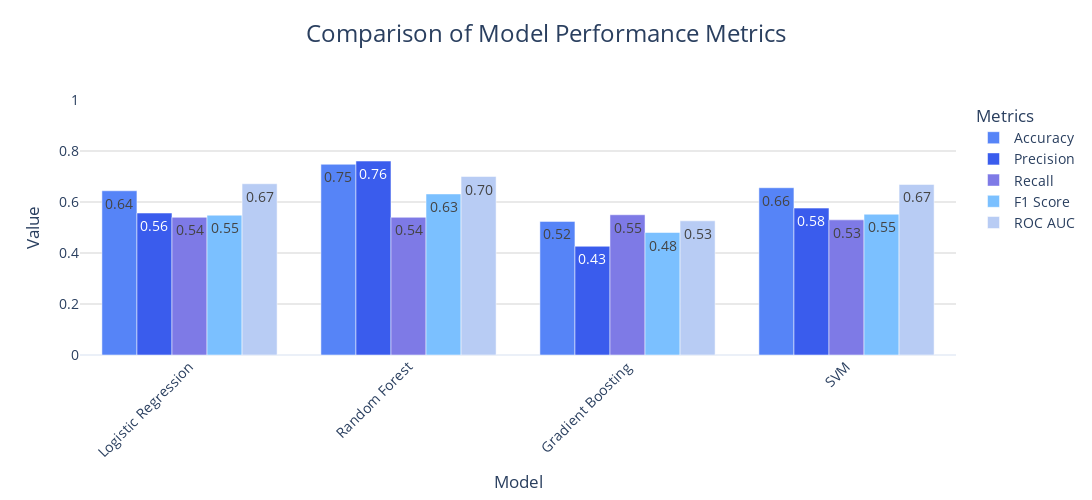

Notebook code cell kept with this figure:
### Markdown cell above
**Overview**

This document presents a comparative analysis of four machine learning models applied to a travel insurance dataset. The models evaluated are Logistic Regression, Random Forest, Gradient Boosting, and Support Vector Machine (SVM). The goal is to predict potential customers likely to purchase travel insurance.

**Model Performance Metrics**

The performance of each model is evaluated using several metrics:

| Model               | Accuracy | Precision | Recall | F1 Score | ROC AUC |
| ------------------- | -------- | --------- | ------ | -------- | ------- |
| Logistic Regression | 0.69     | 0.73      | 0.36   | 0.48     | 0.67    |
| Random Forest       | 0.64     | 0.55      | 0.47   | 0.51     | 0.63    |
| Gradient Boosting   | 0.76     | 0.86      | 0.49   | 0.62     | 0.74    |
| SVM                 | 0.74     | 0.81      | 0.47   | 0.59     | 0.75    |

**Model Rankings**

1. Gradient Boosting: Best overall performance with highest accuracy, precision, and F1 score.
2. SVM: Strong performance, particularly in ROC AUC.
3. Logistic Regression: High precision but lower recall.
4. Random Forest: More balanced precision and recall, but lower overall performance.

**Confusion Matrices**

**Logistic Regression**

- True Negatives: 137 (91.3%)
- False Positives: 13 (8.7%)
- False Negatives: 64 (64.0%)
- True Positives: 36 (36.0%)

**Random Forest**

- True Negatives: 112 (74.7%)
- False Positives: 38 (25.3%)
- False Negatives: 53 (53.0%)
- True Positives: 47 (47.0%)

**Gradient Boosting**

- True Negatives: 142 (94.7%)
- False Positives: 8 (5.3%)
- False Negatives: 51 (51.0%)
- True Positives: 49 (49.0%)

**SVM**

- True Negatives: 139 (92.7%)
- False Positives: 11 (7.3%)
- False Negatives: 53 (53.0%)
- True Positives: 47 (47.0%)

**Model Strengths and Weaknesses**

1. Gradient Boosting

   - Strengths: Highest overall performance, good balance of precision and recall
   - Weaknesses: Still room for improvement in recall

2. SVM

   - Strengths: Strong performance, particularly in ROC AUC
   - Weaknesses: Slightly lower precision and recall compared to Gradient Boosting

3. Logistic Regression

   - Strengths: High precision
   - Weaknesses: Low recall, potentially missing many positive cases

4. Random Forest
   - Strengths: More balanced precision and recall
   - Weaknesses: Lower overall performance compared to other models

**Interpretation**

While the Gradient Boosting model currently performs best overall, there's still room for improvement, particularly in recall for all models. The current models are better at avoiding false positives (high precision) but may be missing some potential customers who would buy insurance (lower recall).

**Next Steps: Hyperparameter Tuning**

To further improve model performance, particularly in terms of recall, the next step is to perform hyperparameter tuning. This process involves:

1. Systematically searching for the optimal combination of model settings
2. Focusing on maximizing recall while maintaining a balance with other performance metrics
3. Applying hyperparameter tuning to all four models
4. Evaluating and comparing the results of tuned models
5. Identifying the best-performing model for the travel insurance use case

By fine-tuning the hyperparameters, we aim to enhance the models' ability to capture potential customers who are likely to purchase travel insurance while maintaining overall predictive accuracy.

### Code cell
param_distributions = {
    "Logistic Regression": {
        "C": uniform(0.1, 10),
        "penalty": ["l1", "l2"],
        "solver": ["liblinear", "saga"],
        "class_weight": ["balanced", None],
        "max_iter": [1000, 2000, 5000]
    },
    "Random Forest": {
        "n_estimators": randint(50, 300),
        "max_depth": randint(3, 20),
        "min_samples_split": randint(2, 20),
        "min_samples_leaf": randint(1, 10),
        "class_weight": ["balanced", "balanced_subsample", None],
    },
    "Gradient Boosting": {
        "n_estimators": randint(50, 300),
        "learning_rate": uniform(0.01, 0.5),
        "max_depth": randint(3, 10),
        "min_samples_split": randint(2, 20),
        "min_samples_leaf": randint(1, 10),
        "subsample": uniform(0.5, 0.5),
    },
    "SVM": {
        "C": uniform(0.1, 10),
        "kernel": ["rbf", "poly"],
        "gamma": uniform(0.01, 1),
        "class_weight": ["balanced", None],
    },
}

best_models = {}
for name, model in models.items():
    random_search = RandomizedSearchCV(
        model,
        param_distributions[name],
        n_iter=50,
        cv=5,
        scoring="recall",
        n_jobs=-1,
        random_state=42,
    )
    random_search.fit(X_train, y_train)
    best_models[name] = random_search.best_estimator_

    print(f"\nBest parameters for {name}:")
    print(random_search.best_params_)
    print(f"Best recall score: {random_search.best_score_:.4f}")

results = {}
y_pred_dict = {}
for name, model in best_models.items():
    y_pred = model.predict(X_test)
    y_proba = model.predict_proba(X_test)[:, 1]
    y_pred_dict[name] = y_pred

    results[name] = {
        "Accuracy": accuracy_score(y_test, y_pred),
        "Precision": precision_score(y_test, y_pred),
        "Recall": recall_score(y_test, y_pred),
        "F1 Score": f1_score(y_test, y_pred),
        "ROC AUC": roc_auc_score(y_test, y_proba),
    }

metrics = ["Accuracy", "Precision", "Recall", "F1 Score", "ROC AUC"]
plot_model_performance(results, metrics, "images/tuned_models_performance.png")

plot_combined_confusion_matrices(
    results,
    y_test,
    y_pred_dict,
    labels=["No Purchase", "Purchase"],
    save_path="images/tuned_models_confusion_matrices.png",
)

### Figure 1 — Plotly figure (JSON) as saved in the notebook; plotly's stock layout.template omitted (floating-point values rounded to 4 significant figures)
{"data": [{"marker": {"color": "#5684F7"}, "name": "Accuracy", "text": ["0.64", "0.75", "0.52", "0.66"], "textposition": "auto", "type": "bar", "x": ["Logistic Regression", "Random Forest", "Gradient Boosting", "SVM"], "y": [0.644, 0.748, 0.524, 0.656]}, {"marker": {"color": "#3A5CED"}, "name": "Precision", "text": ["0.56", "0.76", "0.43", "0.58"], "textposition": "auto", "type": "bar", "x": ["Logistic Regression", "Random Forest", "Gradient Boosting", "SVM"], "y": [0.5567, 0.7606, 0.4264, 0.5761]}, {"marker": {"color": "#7E7AE6"}, "name": "Recall", "text": ["0.54", "0.54", "0.55", "0.53"], "textposition": "auto", "type": "bar", "x": ["Logistic Regression", "Random Forest", "Gradient Boosting", "SVM"], "y": [0.54, 0.54, 0.55, 0.53]}, {"marker": {"color": "#7BC0FF"}, "name": "F1 Score", "text": ["0.55", "0.63", "0.48", "0.55"], "textposition": "auto", "type": "bar", "x": ["Logistic Regression", "Random Forest", "Gradient Boosting", "SVM"], "y": [0.5482, 0.6316, 0.4803, 0.5521]}, {"marker": {"color": "#B8CCF4"}, "name": "ROC AUC", "text": ["0.67", "0.70", "0.53", "0.67"], "textposition": "auto", "type": "bar", "x": ["Logistic Regression", "Random Forest", "Gradient Boosting", "SVM"], "y": [0.6716, 0.7, 0.5263, 0.6689]}], "layout": {"barmode": "group", "font": {"size": 14}, "height": 500, "legend": {"title": {"text": "Metrics"}, "x": 1.02, "xanchor": "left", "y": 1, "yanchor": "top"}, "title": {"font": {"size": 24}, "text": "Comparison of Model Performance Metrics", "x": 0.5, "xanchor": "center", "y": 0.95, "yanchor": "top"}, "width": 1200, "xaxis": {"tickangle": -45, "title": {"text": "Model"}}, "yaxis": {"gridcolor": "LightGrey", "gridwidth": 1, "range": [0, 1], "showgrid": true, "title": {"text": "Value"}}}}
